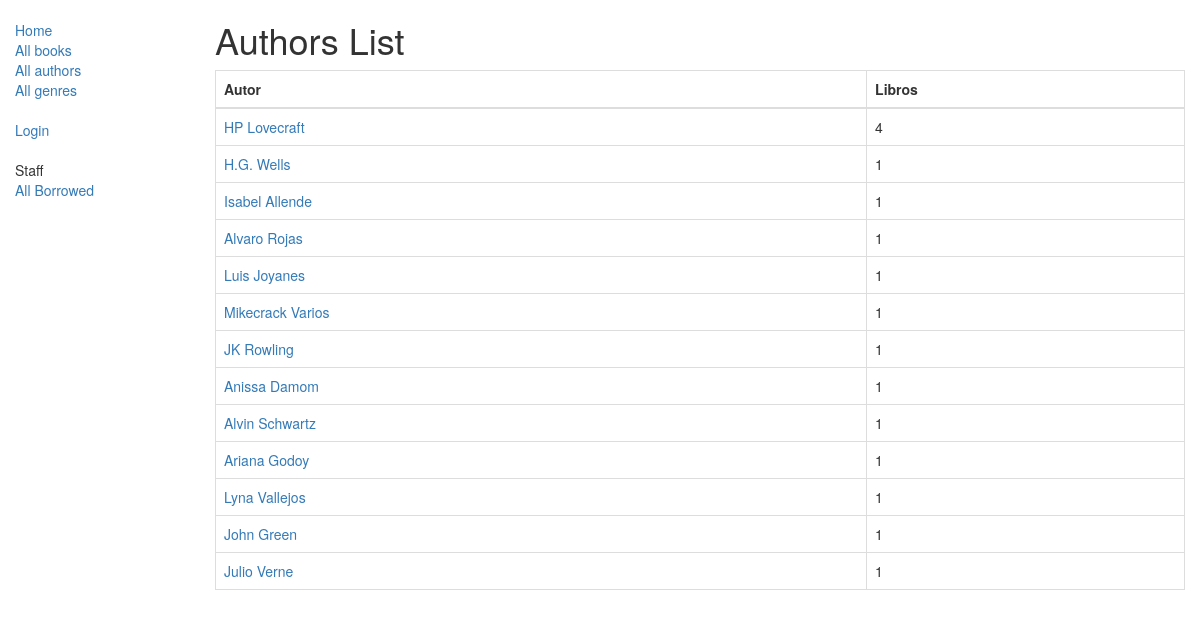
Screenshot of /catalog/authors/ with the database file from the repository.
### catalog/models.py (models this page shows, shortened)
class Author(models.Model):
    first_name = models.CharField(max_length=100)
    last_name = models.CharField(max_length=100)
    date_of_birth = models.DateField(null=True, blank=True)
    date_of_death = models.DateField('Died', null=True, blank=True)
    def get_absolute_url(self):
        return reverse('author-detail', args=[str(self.id)])

### catalog/views.py (the view)
class AuthorsListView(generic.ListView):
    model = Author

### catalog/templates/catalog/author_list.html
{% extends "base_generic.html" %}
{% block content %}
    <h1>Authors List</h1>
    {% if author_list %}
        <table class="table table-bordered">
            <thead>
            <tr>
                <th>Autor</th>
                <th>Libros</th>
            </tr>
            </thead>
            <tbody>
            {% for author in author_list %}
                <tr>
                    <td><a href="{{ author.get_absolute_url }}">{{ author.first_name }} {{ author.last_name }}</a></td>
                    <td>   {{ author.book_set.count }}  </td>
                </tr>
            {% endfor %}
            </tbody>
        </table>
    {% else %}
        <p>There are no author in the library.</p>
    {% endif %}
{% endblock %}

### rows the page displays
Author: first_name "HP", last_name "Lovecraft", book_set.count "4"
Author: first_name "H.G.", last_name "Wells", book_set.count "1"
Author: first_name "Isabel", last_name "Allende", book_set.count "1"
Author: first_name "Alvaro", last_name "Rojas", book_set.count "1"
Author: first_name "Luis", last_name "Joyanes", book_set.count "1"
Author: first_name "Mikecrack", last_name "Varios", book_set.count "1"
Author: first_name "JK", last_name "Rowling", book_set.count "1"
Author: first_name "Anissa", last_name "Damom", book_set.count "1"
Author: first_name "Alvin", last_name "Schwartz", book_set.count "1"
Author: first_name "Ariana", last_name "Godoy", book_set.count "1"
Author: first_name "Lyna", last_name "Vallejos", book_set.count "1"
Author: first_name "John", last_name "Green", book_set.count "1"
Author: first_name "Julio", last_name "Verne", book_set.count "1"
